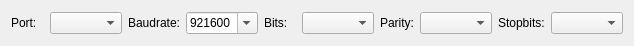
<?xml version="1.0" encoding="UTF-8"?>
<ui version="4.0">
 <class>ConnectWidget</class>
 <widget class="QWidget" name="ConnectWidget">
  <property name="geometry">
   <rect>
    <x>0</x>
    <y>0</y>
    <width>634</width>
    <height>46</height>
   </rect>
  </property>
  <property name="sizePolicy">
   <sizepolicy hsizetype="Preferred" vsizetype="Preferred">
    <horstretch>0</horstretch>
    <verstretch>0</verstretch>
   </sizepolicy>
  </property>
  <property name="contextMenuPolicy">
   <enum>Qt::DefaultContextMenu</enum>
  </property>
  <property name="windowTitle">
   <string>Form</string>
  </property>
  <layout class="QVBoxLayout" name="verticalLayout">
   <item>
    <layout class="QHBoxLayout" name="horizontalLayout">
     <property name="sizeConstraint">
      <enum>QLayout::SetMinimumSize</enum>
     </property>
     <item>
      <widget class="QLabel" name="lblPort">
       <property name="text">
        <string>Port:</string>
       </property>
      </widget>
     </item>
     <item>
      <widget class="QComboBox" name="cboxPort"/>
     </item>
     <item>
      <widget class="QLabel" name="lblBaudrate">
       <property name="text">
        <string>Baudrate:</string>
       </property>
      </widget>
     </item>
     <item>
      <widget class="QComboBox" name="cboxBaudrate">
       <property name="editable">
        <bool>true</bool>
       </property>
       <item>
        <property name="text">
         <string>921600</string>
        </property>
       </item>
       <item>
        <property name="text">
         <string>460800</string>
        </property>
       </item>
       <item>
        <property name="text">
         <string>345600</string>
        </property>
       </item>
       <item>
        <property name="text">
         <string>230400</string>
        </property>
       </item>
       <item>
        <property name="text">
         <string>115200</string>
        </property>
       </item>
       <item>
        <property name="text">
         <string>57600</string>
        </property>
       </item>
       <item>
        <property name="text">
         <string>38400</string>
        </property>
       </item>
       <item>
        <property name="text">
         <string>19200</string>
        </property>
       </item>
       <item>
        <property name="text">
         <string>9600</string>
        </property>
       </item>
       <item>
        <property name="text">
         <string>4800</string>
        </property>
       </item>
       <item>
        <property name="text">
         <string>2400</string>
        </property>
       </item>
       <item>
        <property name="text">
         <string>1200</string>
        </property>
       </item>
      </widget>
     </item>
     <item>
      <widget class="QLabel" name="lblWordLen">
       <property name="text">
        <string>Bits:</string>
       </property>
      </widget>
     </item>
     <item>
      <widget class="QComboBox" name="cboxBits"/>
     </item>
     <item>
      <widget class="QLabel" name="lblParity">
       <property name="text">
        <string>Parity:</string>
       </property>
      </widget>
     </item>
     <item>
      <widget class="QComboBox" name="cboxParity"/>
     </item>
     <item>
      <widget class="QLabel" name="lblStopbits">
       <property name="text">
        <string>Stopbits:</string>
       </property>
      </widget>
     </item>
     <item>
      <widget class="QComboBox" name="cboxStopbits"/>
     </item>
    </layout>
   </item>
  </layout>
 </widget>
 <resources/>
 <connections/>
</ui>
